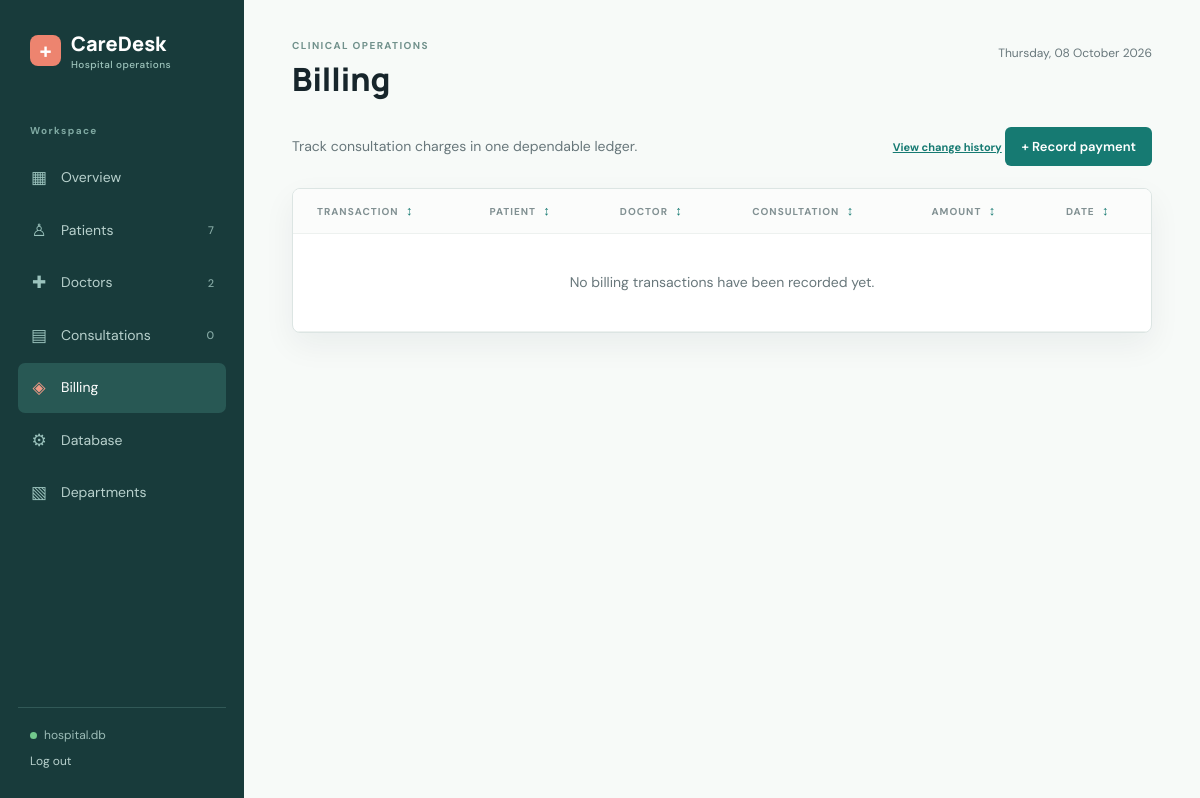
Before: /billing (signed in) with the older database file.
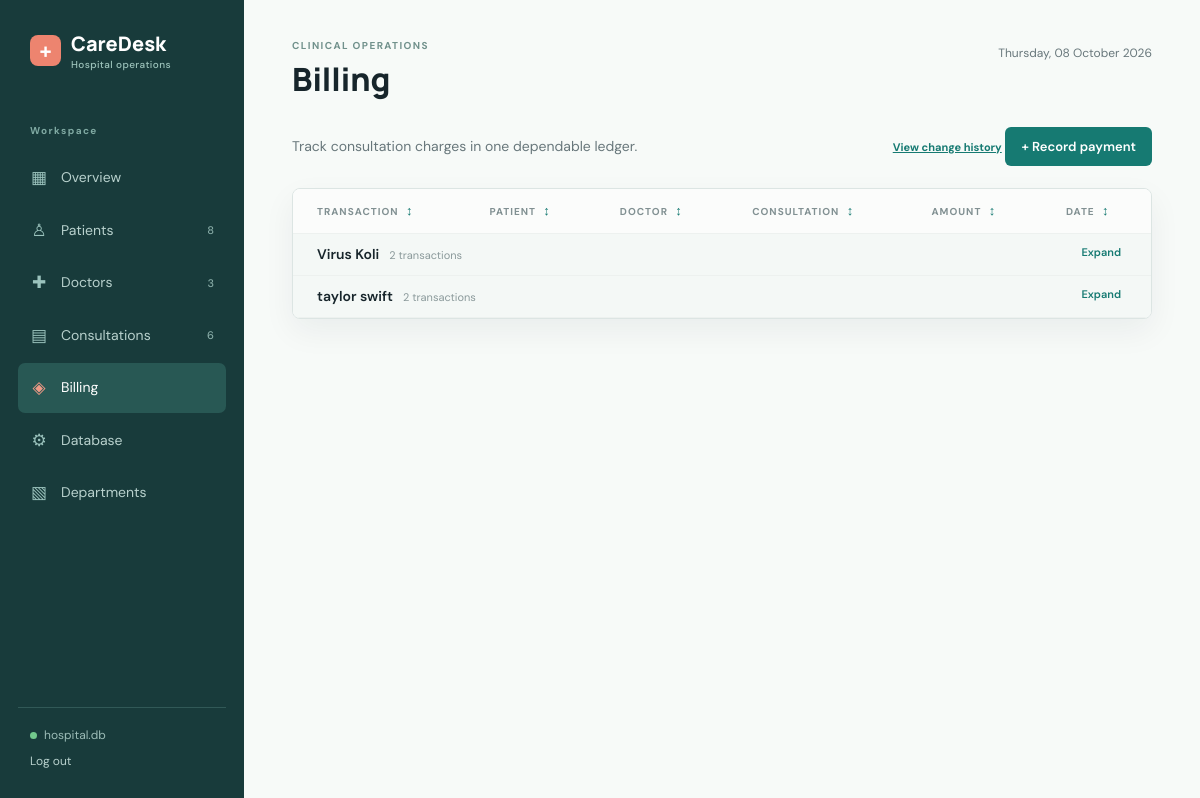
After: the same page with the newer database file.
### tables this page shows
CREATE TABLE "Billing" (
    "TransactionID" INTEGER PRIMARY KEY AUTOINCREMENT,
    "ConsultationID" INTEGER,
    "DoctorID"      INTEGER,
    "Amount"        NUMERIC NOT NULL DEFAULT 5000 CHECK("Amount" > 0 AND "Amount" < 10000),
    "DateTime"      TEXT NOT NULL DEFAULT CURRENT_TIMESTAMP,
    FOREIGN KEY ("ConsultationID") REFERENCES "Consultation"("ID") ON DELETE SET NULL,
    FOREIGN KEY ("DoctorID") REFERENCES "Doctor"("ID") ON DELETE SET NULL
);

CREATE TABLE "Patient" (
    "ID"         INTEGER PRIMARY KEY AUTOINCREMENT,
    "Name"       TEXT NOT NULL,
    "City"       TEXT NOT NULL,
    "PhoneNo"    TEXT NOT NULL UNIQUE,
    "Street"     TEXT,
    "Pincode"    INTEGER NOT NULL,
    "birthdate"  TEXT
);

### app.py (the view)
@app.route("/billing")
def billing():
    records = fetch_all(
        '''SELECT b.*, p."Name" AS patient, d."Name" AS doctor
           FROM "Billing" b
           LEFT JOIN "Consultation" c ON c."ID" = b."ConsultationID"
           LEFT JOIN "Patient" p ON p."ID" = c."PatientID"
           LEFT JOIN "Doctor" d ON d."ID" = b."DoctorID"
           ORDER BY p."Name", b."TransactionID" DESC'''
    )
    return render_template("billing.html", groups=grouped_by_patient(records))

### app.py (called while the page is built, shortened)
@app.before_request
def require_login():
    public_endpoints = {"login", "static"}
    if request.endpoint not in public_endpoints and not session.get("logged_in"):
        return redirect(url_for("login"))

def get_db():
    if "db" not in g:
        g.db = sqlite3.connect(app.config["DATABASE"])
        g.db.row_factory = sqlite3.Row
        g.db.execute("PRAGMA foreign_keys = ON")
    return g.db

def fetch_all(query, parameters=()):
    return get_db().execute(query, parameters).fetchall()

def fetch_one(query, parameters=()):
    return get_db().execute(query, parameters).fetchone()

def grouped_by_patient(records):
    groups = []
    by_patient = {}
    for record in records:
        patient = record["patient"] or "Unlinked patient"
        if patient not in by_patient:
            by_patient[patient] = {"patient": patient, "records": []}
            groups.append(by_patient[patient])
        by_patient[patient]["records"].append(record)
    return groups

### templates/billing.html (shortened to what this page needs)
{% extends 'base.html' %}{% block title %}Billing{% endblock %}{% block heading
%}Billing{% endblock %} {% block content %}
<div class="page-actions">
    <p class="page-intro">Track consultation charges in one dependable ledger.</p>
    <span><a class="text-link" href="{{ url_for('billing_audit') }}">View change history</a>
        <a class="button" href="{{ url_for('new_billing') }}">+ Record payment</a></span>
</div>
<section class="panel">
    <div class="table-wrap">
        <table class="sortable-table tree-table">
            <thead>
                <tr>
                    <th data-sort-col="0">
                        Transaction <button class="sort-button" type="button">↕</button>
                    </th>
                    <th data-sort-col="1">
                        Patient <button class="sort-button" type="button">↕</button>
                    </th>
                    <th data-sort-col="2">
                        Doctor <button class="sort-button" type="button">↕</button>
                    </th>
                    <th data-sort-col="3">
                        Consultation <button class="sort-button" type="button">↕</button>
                    </th>
                    <th data-sort-col="4">
                        Amount <button class="sort-button" type="button">↕</button>
                    </th>
                    <th data-sort-col="5">
                        Date <button class="sort-button" type="button">↕</button>
                    </th>
                </tr>
            </thead>
            {% for group in groups %}
            <tbody data-group="{{ group.patient }}">
                <tr class="patient-group">
                    <td colspan="6">
                        <strong>{{ group.patient }}</strong><span class="subline">{{ group.records|length }}
                            transaction{{ '' if
                            group.records|length == 1 else 's' }}</span>{% if group.records|length > 1 %}<button
                            class="expand-button" type="button">
                            Expand</button>{% endif %}
                    </td>
                </tr>
            </tbody>
            {% else %}
            <tbody>
                <tr>
                    <td colspan="6" class="empty">
                        No billing transactions have been recorded yet.
                    </td>
                </tr>
            </tbody>
            {% endfor %}
        </table>
    </div>
</section>
{% endblock %}

Changed rows visible on the page:
added Billing: patient "Virus Koli", records|length "2", records "s"
added Billing: patient "taylor swift", records|length "2", records "s"
Other visible differences:
{{ nav_counts.patients }}: "7" → "8"
{{ nav_counts.doctors }}: "2" → "3"
{{ nav_counts.consultations }}: "0" → "6"
text no longer shown: "No billing transactions have been recorded yet."
